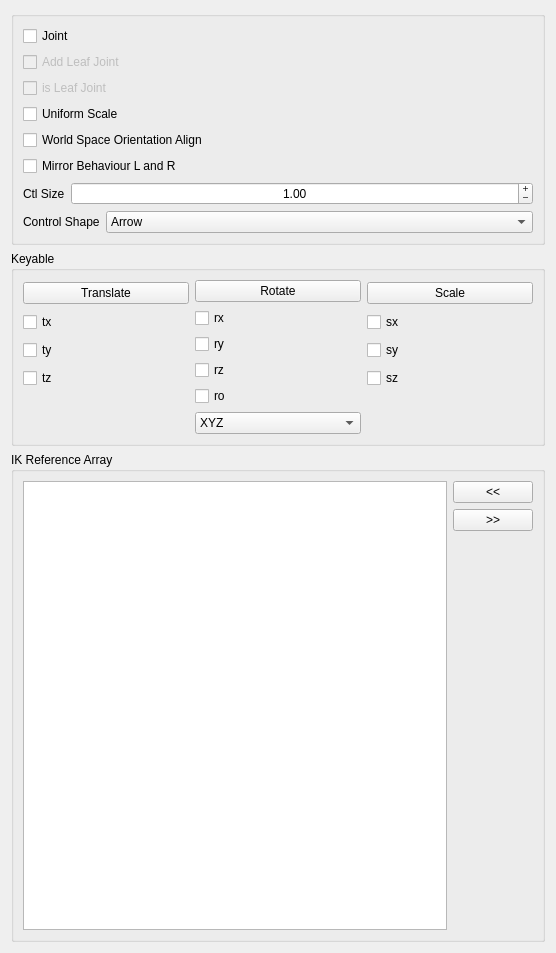
<?xml version="1.0" encoding="UTF-8"?>
<ui version="4.0">
 <class>Form</class>
 <widget class="QWidget" name="Form">
  <property name="geometry">
   <rect>
    <x>0</x>
    <y>0</y>
    <width>556</width>
    <height>953</height>
   </rect>
  </property>
  <property name="windowTitle">
   <string>Form</string>
  </property>
  <layout class="QGridLayout" name="gridLayout">
   <item row="0" column="0">
    <widget class="QGroupBox" name="groupBox">
     <property name="title">
      <string/>
     </property>
     <layout class="QGridLayout" name="gridLayout_2">
      <item row="0" column="0">
       <layout class="QVBoxLayout" name="verticalLayout_4">
        <item>
         <widget class="QCheckBox" name="joint_checkBox">
          <property name="text">
           <string>Joint</string>
          </property>
         </widget>
        </item>
        <item>
         <widget class="QCheckBox" name="addLeafJoint_checkBox">
          <property name="enabled">
           <bool>false</bool>
          </property>
          <property name="toolTip">
           <string>&lt;html&gt;&lt;head/&gt;&lt;body&gt;&lt;p&gt;When &amp;quot;&lt;span style=&quot; font-weight:600;&quot;&gt;Add Leaf Joint&lt;/span&gt;&amp;quot; is checked, the component will add an extra joint as a leaf joint. So we will have 2 joints. One to connect the joint structure the other to drive the skinning and allow non uniform scaling in Game Engine workflows&lt;/p&gt;&lt;p&gt;This is not the same as marking the control &amp;quot;&lt;span style=&quot; font-weight:600;&quot;&gt;is Leaf Joint&lt;/span&gt;&amp;quot; . &lt;/p&gt;&lt;/body&gt;&lt;/html&gt;</string>
          </property>
          <property name="text">
           <string>Add Leaf Joint</string>
          </property>
         </widget>
        </item>
        <item>
         <widget class="QCheckBox" name="leafJoint_checkBox">
          <property name="enabled">
           <bool>false</bool>
          </property>
          <property name="toolTip">
           <string>&lt;html&gt;&lt;head/&gt;&lt;body&gt;&lt;p&gt;When &amp;quot;&lt;span style=&quot; font-weight:600;&quot;&gt;is Leaf Joint&lt;/span&gt;&amp;quot; is checked, the component will create only the joint without the controls&lt;/p&gt;&lt;p&gt;As the name indicates this option is meant to create leaf joints, but you can use it also to create &amp;quot;branches&amp;quot;&lt;/p&gt;&lt;p&gt;Leaf joint can be used as a deformation helpers or/and games pipelines&lt;/p&gt;&lt;/body&gt;&lt;/html&gt;</string>
          </property>
          <property name="text">
           <string>is Leaf Joint</string>
          </property>
         </widget>
        </item>
        <item>
         <widget class="QCheckBox" name="uniScale_checkBox">
          <property name="text">
           <string>Uniform Scale</string>
          </property>
         </widget>
        </item>
        <item>
         <widget class="QCheckBox" name="neutralRotation_checkBox">
          <property name="toolTip">
           <string>&lt;html&gt;&lt;head/&gt;&lt;body&gt;&lt;p&gt;If is active, it will align the control with world space&lt;/p&gt;&lt;/body&gt;&lt;/html&gt;</string>
          </property>
          <property name="text">
           <string>World Space Orientation Align</string>
          </property>
         </widget>
        </item>
        <item>
         <widget class="QCheckBox" name="mirrorBehaviour_checkBox">
          <property name="toolTip">
           <string>&lt;html&gt;&lt;head/&gt;&lt;body&gt;&lt;p&gt;If is active, the control will have symmetrical behaviour on Left and Right side.&lt;/p&gt;&lt;p&gt;&lt;br/&gt;&lt;/p&gt;&lt;p&gt;WARNING: There is a bug in Maya 2018 and 2018.1 that will result in an incorrect behaviour, because this option will negate one of the axis. Other Maya version should be ok.&lt;/p&gt;&lt;/body&gt;&lt;/html&gt;</string>
          </property>
          <property name="text">
           <string>Mirror Behaviour L and R</string>
          </property>
         </widget>
        </item>
        <item>
         <layout class="QHBoxLayout" name="horizontalLayout_3">
          <item>
           <widget class="QLabel" name="ctlSize_label">
            <property name="text">
             <string>Ctl Size</string>
            </property>
           </widget>
          </item>
          <item>
           <widget class="QDoubleSpinBox" name="ctlSize_doubleSpinBox">
            <property name="sizePolicy">
             <sizepolicy hsizetype="Expanding" vsizetype="Fixed">
              <horstretch>0</horstretch>
              <verstretch>0</verstretch>
             </sizepolicy>
            </property>
            <property name="wrapping">
             <bool>false</bool>
            </property>
            <property name="alignment">
             <set>Qt::AlignCenter</set>
            </property>
            <property name="buttonSymbols">
             <enum>QAbstractSpinBox::PlusMinus</enum>
            </property>
            <property name="minimum">
             <double>0.010000000000000</double>
            </property>
            <property name="maximum">
             <double>20000.000000000000000</double>
            </property>
            <property name="value">
             <double>1.000000000000000</double>
            </property>
           </widget>
          </item>
         </layout>
        </item>
        <item>
         <layout class="QHBoxLayout" name="horizontalLayout_2">
          <item>
           <widget class="QLabel" name="controlShape_label">
            <property name="text">
             <string notr="true">Control Shape</string>
            </property>
           </widget>
          </item>
          <item>
           <widget class="QComboBox" name="controlShape_comboBox">
            <property name="sizePolicy">
             <sizepolicy hsizetype="Expanding" vsizetype="Fixed">
              <horstretch>0</horstretch>
              <verstretch>0</verstretch>
             </sizepolicy>
            </property>
            <item>
             <property name="text">
              <string>Arrow</string>
             </property>
            </item>
            <item>
             <property name="text">
              <string>Circle</string>
             </property>
            </item>
            <item>
             <property name="text">
              <string>Compas</string>
             </property>
            </item>
            <item>
             <property name="text">
              <string>Cross</string>
             </property>
            </item>
            <item>
             <property name="text">
              <string>Crossarrow</string>
             </property>
            </item>
            <item>
             <property name="text">
              <string>Cube</string>
             </property>
            </item>
            <item>
             <property name="text">
              <string>Cubewithpeak</string>
             </property>
            </item>
            <item>
             <property name="text">
              <string>Cylinder</string>
             </property>
            </item>
            <item>
             <property name="text">
              <string>Diamond</string>
             </property>
            </item>
            <item>
             <property name="text">
              <string>Flower</string>
             </property>
            </item>
            <item>
             <property name="text">
              <string>Null</string>
             </property>
            </item>
            <item>
             <property name="text">
              <string>Pyramid</string>
             </property>
            </item>
            <item>
             <property name="text">
              <string>Sphere</string>
             </property>
            </item>
            <item>
             <property name="text">
              <string>Square</string>
             </property>
            </item>
           </widget>
          </item>
         </layout>
        </item>
       </layout>
      </item>
     </layout>
    </widget>
   </item>
   <item row="1" column="0">
    <widget class="QGroupBox" name="keyable_groupBox">
     <property name="title">
      <string>Keyable</string>
     </property>
     <layout class="QGridLayout" name="gridLayout_4">
      <item row="0" column="0">
       <layout class="QHBoxLayout" name="horizontalLayout">
        <item>
         <layout class="QVBoxLayout" name="verticalLayout">
          <property name="sizeConstraint">
           <enum>QLayout::SetMinimumSize</enum>
          </property>
          <item>
           <widget class="QPushButton" name="translate_pushButton">
            <property name="text">
             <string>Translate</string>
            </property>
           </widget>
          </item>
          <item>
           <widget class="QCheckBox" name="tx_checkBox">
            <property name="text">
             <string>tx</string>
            </property>
           </widget>
          </item>
          <item>
           <widget class="QCheckBox" name="ty_checkBox">
            <property name="text">
             <string>ty</string>
            </property>
           </widget>
          </item>
          <item>
           <widget class="QCheckBox" name="tz_checkBox">
            <property name="text">
             <string>tz</string>
            </property>
           </widget>
          </item>
          <item>
           <spacer name="verticalSpacer_2">
            <property name="orientation">
             <enum>Qt::Vertical</enum>
            </property>
            <property name="sizeType">
             <enum>QSizePolicy::Minimum</enum>
            </property>
            <property name="sizeHint" stdset="0">
             <size>
              <width>20</width>
              <height>40</height>
             </size>
            </property>
           </spacer>
          </item>
         </layout>
        </item>
        <item>
         <layout class="QVBoxLayout" name="verticalLayout_2">
          <property name="sizeConstraint">
           <enum>QLayout::SetMinimumSize</enum>
          </property>
          <item>
           <widget class="QPushButton" name="rotate_pushButton">
            <property name="text">
             <string>Rotate</string>
            </property>
           </widget>
          </item>
          <item>
           <widget class="QCheckBox" name="rx_checkBox">
            <property name="text">
             <string>rx</string>
            </property>
           </widget>
          </item>
          <item>
           <widget class="QCheckBox" name="ry_checkBox">
            <property name="text">
             <string>ry</string>
            </property>
           </widget>
          </item>
          <item>
           <widget class="QCheckBox" name="rz_checkBox">
            <property name="text">
             <string>rz</string>
            </property>
           </widget>
          </item>
          <item>
           <widget class="QCheckBox" name="ro_checkBox">
            <property name="text">
             <string>ro</string>
            </property>
           </widget>
          </item>
          <item>
           <widget class="QComboBox" name="ro_comboBox">
            <item>
             <property name="text">
              <string>XYZ</string>
             </property>
            </item>
            <item>
             <property name="text">
              <string>YZX</string>
             </property>
            </item>
            <item>
             <property name="text">
              <string>ZXY</string>
             </property>
            </item>
            <item>
             <property name="text">
              <string>XZY</string>
             </property>
            </item>
            <item>
             <property name="text">
              <string>YXZ</string>
             </property>
            </item>
            <item>
             <property name="text">
              <string>ZYX</string>
             </property>
            </item>
           </widget>
          </item>
         </layout>
        </item>
        <item>
         <layout class="QVBoxLayout" name="verticalLayout_3">
          <item>
           <widget class="QPushButton" name="scale_pushButton">
            <property name="text">
             <string>Scale</string>
            </property>
           </widget>
          </item>
          <item>
           <widget class="QCheckBox" name="sx_checkBox">
            <property name="text">
             <string>sx</string>
            </property>
           </widget>
          </item>
          <item>
           <widget class="QCheckBox" name="sy_checkBox">
            <property name="text">
             <string>sy</string>
            </property>
           </widget>
          </item>
          <item>
           <widget class="QCheckBox" name="sz_checkBox">
            <property name="text">
             <string>sz</string>
            </property>
           </widget>
          </item>
          <item>
           <spacer name="verticalSpacer">
            <property name="orientation">
             <enum>Qt::Vertical</enum>
            </property>
            <property name="sizeType">
             <enum>QSizePolicy::Minimum</enum>
            </property>
            <property name="sizeHint" stdset="0">
             <size>
              <width>20</width>
              <height>40</height>
             </size>
            </property>
           </spacer>
          </item>
         </layout>
        </item>
       </layout>
      </item>
     </layout>
    </widget>
   </item>
   <item row="2" column="0">
    <widget class="QGroupBox" name="ikRefArray_groupBox">
     <property name="title">
      <string>IK Reference Array</string>
     </property>
     <layout class="QGridLayout" name="gridLayout_3">
      <item row="0" column="0">
       <layout class="QHBoxLayout" name="ikRefArray_horizontalLayout">
        <item>
         <layout class="QVBoxLayout" name="ikRefArray_verticalLayout_1">
          <item>
           <widget class="QListWidget" name="ikRefArray_listWidget">
            <property name="dragDropOverwriteMode">
             <bool>true</bool>
            </property>
            <property name="dragDropMode">
             <enum>QAbstractItemView::InternalMove</enum>
            </property>
            <property name="defaultDropAction">
             <enum>Qt::MoveAction</enum>
            </property>
            <property name="alternatingRowColors">
             <bool>true</bool>
            </property>
            <property name="selectionMode">
             <enum>QAbstractItemView::ExtendedSelection</enum>
            </property>
            <property name="selectionRectVisible">
             <bool>false</bool>
            </property>
           </widget>
          </item>
         </layout>
        </item>
        <item>
         <layout class="QVBoxLayout" name="ikRefArray_verticalLayout_2">
          <item>
           <widget class="QPushButton" name="ikRefArrayAdd_pushButton">
            <property name="text">
             <string>&lt;&lt;</string>
            </property>
           </widget>
          </item>
          <item>
           <widget class="QPushButton" name="ikRefArrayRemove_pushButton">
            <property name="text">
             <string>&gt;&gt;</string>
            </property>
           </widget>
          </item>
          <item>
           <spacer name="ikRefArray_verticalSpacer">
            <property name="orientation">
             <enum>Qt::Vertical</enum>
            </property>
            <property name="sizeHint" stdset="0">
             <size>
              <width>20</width>
              <height>40</height>
             </size>
            </property>
           </spacer>
          </item>
         </layout>
        </item>
       </layout>
      </item>
     </layout>
    </widget>
   </item>
  </layout>
 </widget>
 <resources/>
 <connections>
  <connection>
   <sender>translate_pushButton</sender>
   <signal>clicked()</signal>
   <receiver>tx_checkBox</receiver>
   <slot>toggle()</slot>
   <hints>
    <hint type="sourcelabel">
     <x>134</x>
     <y>485</y>
    </hint>
    <hint type="destinationlabel">
     <x>91</x>
     <y>526</y>
    </hint>
   </hints>
  </connection>
  <connection>
   <sender>translate_pushButton</sender>
   <signal>clicked()</signal>
   <receiver>ty_checkBox</receiver>
   <slot>toggle()</slot>
   <hints>
    <hint type="sourcelabel">
     <x>134</x>
     <y>485</y>
    </hint>
    <hint type="destinationlabel">
     <x>128</x>
     <y>567</y>
    </hint>
   </hints>
  </connection>
  <connection>
   <sender>translate_pushButton</sender>
   <signal>clicked()</signal>
   <receiver>tz_checkBox</receiver>
   <slot>toggle()</slot>
   <hints>
    <hint type="sourcelabel">
     <x>134</x>
     <y>485</y>
    </hint>
    <hint type="destinationlabel">
     <x>134</x>
     <y>608</y>
    </hint>
   </hints>
  </connection>
  <connection>
   <sender>rotate_pushButton</sender>
   <signal>clicked()</signal>
   <receiver>rx_checkBox</receiver>
   <slot>toggle()</slot>
   <hints>
    <hint type="sourcelabel">
     <x>352</x>
     <y>485</y>
    </hint>
    <hint type="destinationlabel">
     <x>352</x>
     <y>526</y>
    </hint>
   </hints>
  </connection>
  <connection>
   <sender>rotate_pushButton</sender>
   <signal>clicked()</signal>
   <receiver>ry_checkBox</receiver>
   <slot>toggle()</slot>
   <hints>
    <hint type="sourcelabel">
     <x>352</x>
     <y>485</y>
    </hint>
    <hint type="destinationlabel">
     <x>352</x>
     <y>567</y>
    </hint>
   </hints>
  </connection>
  <connection>
   <sender>rotate_pushButton</sender>
   <signal>clicked()</signal>
   <receiver>rz_checkBox</receiver>
   <slot>toggle()</slot>
   <hints>
    <hint type="sourcelabel">
     <x>352</x>
     <y>485</y>
    </hint>
    <hint type="destinationlabel">
     <x>352</x>
     <y>608</y>
    </hint>
   </hints>
  </connection>
  <connection>
   <sender>rotate_pushButton</sender>
   <signal>clicked()</signal>
   <receiver>ro_checkBox</receiver>
   <slot>toggle()</slot>
   <hints>
    <hint type="sourcelabel">
     <x>352</x>
     <y>485</y>
    </hint>
    <hint type="destinationlabel">
     <x>352</x>
     <y>649</y>
    </hint>
   </hints>
  </connection>
  <connection>
   <sender>scale_pushButton</sender>
   <signal>clicked()</signal>
   <receiver>sx_checkBox</receiver>
   <slot>toggle()</slot>
   <hints>
    <hint type="sourcelabel">
     <x>516</x>
     <y>485</y>
    </hint>
    <hint type="destinationlabel">
     <x>516</x>
     <y>526</y>
    </hint>
   </hints>
  </connection>
  <connection>
   <sender>scale_pushButton</sender>
   <signal>clicked()</signal>
   <receiver>sy_checkBox</receiver>
   <slot>toggle()</slot>
   <hints>
    <hint type="sourcelabel">
     <x>516</x>
     <y>485</y>
    </hint>
    <hint type="destinationlabel">
     <x>516</x>
     <y>567</y>
    </hint>
   </hints>
  </connection>
  <connection>
   <sender>scale_pushButton</sender>
   <signal>clicked()</signal>
   <receiver>sz_checkBox</receiver>
   <slot>toggle()</slot>
   <hints>
    <hint type="sourcelabel">
     <x>516</x>
     <y>485</y>
    </hint>
    <hint type="destinationlabel">
     <x>516</x>
     <y>608</y>
    </hint>
   </hints>
  </connection>
 </connections>
</ui>
